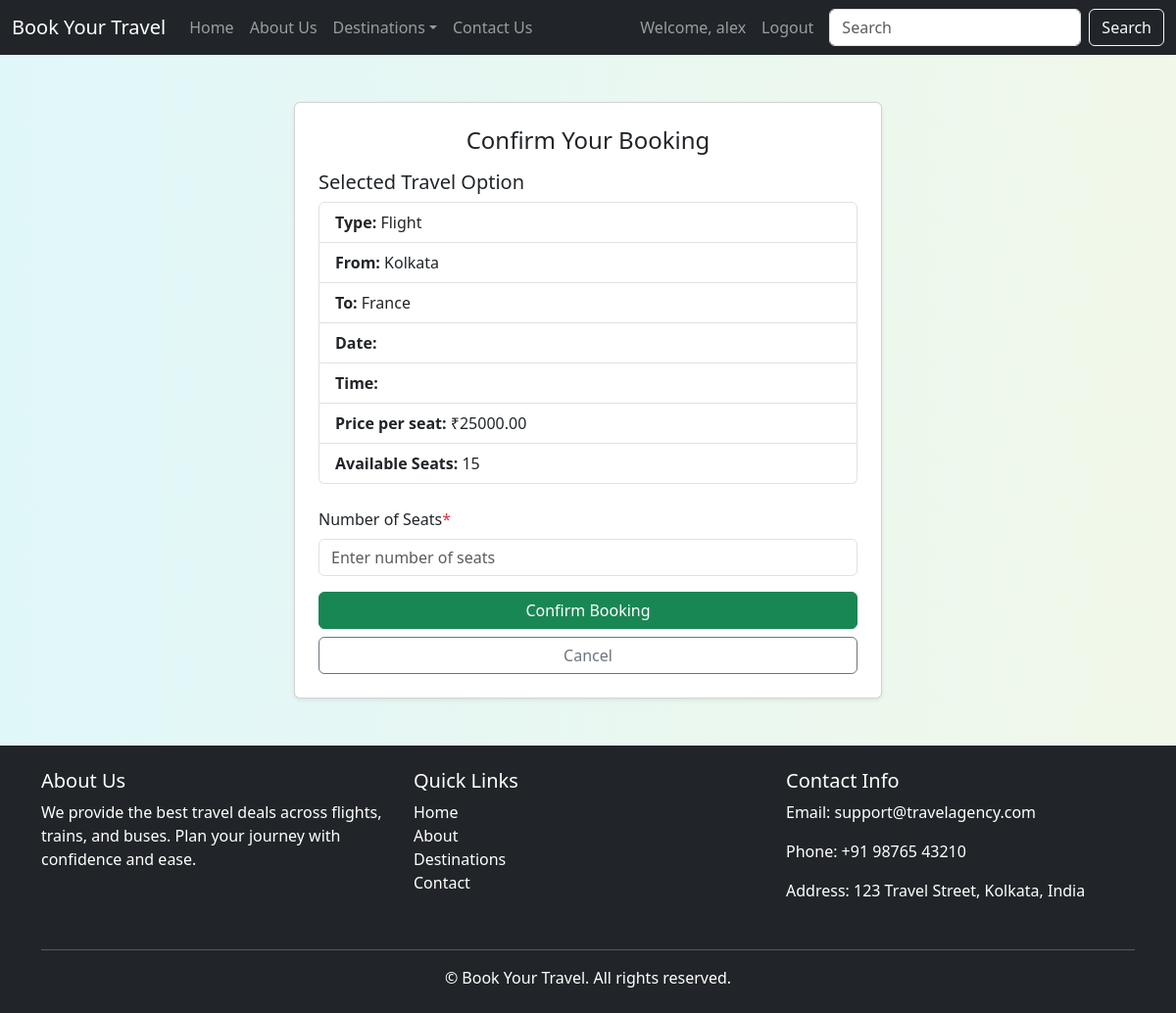
/book/1/ (signed in), run on the app's committed database.
### booking/models.py (models this page shows, shortened)
class TravelOption(models.Model):
    TRAVEL_TYPES = [
        ('Flight', 'Flight'),
        ('Train', 'Train'),
        ('Bus', 'Bus'),
    ]
    travel_id = models.AutoField(primary_key=True)
    travel_type = models.CharField(max_length=10, choices=TRAVEL_TYPES)
    source = models.CharField(max_length=100)
    destination = models.CharField(max_length=100)
    datetime = models.DateTimeField()
    price = models.DecimalField(max_digits=10, decimal_places=2)
    available_seats = models.PositiveIntegerField()

### booking/views.py (the view)
# urls.py: path('book/<int:travel_id>/', views.book_travel_option, name='book_travel_option'),
@login_required
def book_travel_option(request, travel_id):
    travel_option = get_object_or_404(TravelOption, pk=travel_id)
    if request.method == 'POST':
        form = BookingForm(request.POST)
        if form.is_valid():
            booking = form.save(commit=False)
            booking.user = request.user
            booking.travel_option = travel_option
            booking.total_price = travel_option.price * booking.number_of_seats
            if booking.number_of_seats > travel_option.available_seats:
                form.add_error('number_of_seats', 'Not enough seats available.')
            else:
                booking.save()
                travel_option.available_seats -= booking.number_of_seats
                travel_option.save()
                return redirect('booking_success')
    else:
        form = BookingForm()
    return render(request, 'book_travel.html', {
        'form': form,
        'travel_option': travel_option
    })

### booking/forms.py
class BookingForm(forms.ModelForm):
    class Meta:
        model = Booking
        fields = ['number_of_seats']
    def __init__(self, *args, **kwargs):
        super(BookingForm, self).__init__(*args, **kwargs)
        self.fields['number_of_seats'].widget.attrs.update({
            'class': 'form-control',
            'placeholder': 'Enter number of seats'
        })

### templates/book_travel.html (shortened to what this page needs)
{% extends "base.html" %}
{% block body %}
<div class="container mt-5">
  <div class="card shadow-sm p-4" style="max-width: 600px; margin: auto;">
    <h4 class="mb-3 text-center">Confirm Your Booking</h4>
    <div class="mb-4">
      <h5>Selected Travel Option</h5>
      <ul class="list-group">
        <li class="list-group-item"><strong>Type:</strong> {{ travel_option.travel_type }}</li>
        <li class="list-group-item"><strong>From:</strong> {{ travel_option.source }}</li>
        <li class="list-group-item"><strong>To:</strong> {{ travel_option.destination }}</li>
        <li class="list-group-item"><strong>Date:</strong> {{ travel_option.departure_date }}</li>
        <li class="list-group-item"><strong>Time:</strong> {{ travel_option.departure_time }}</li>
        <li class="list-group-item"><strong>Price per seat:</strong> ₹{{ travel_option.price }}</li>
        <li class="list-group-item"><strong>Available Seats:</strong> {{ travel_option.available_seats }}</li>
      </ul>
    </div>
    <form method="POST">
      <div class="mb-3">
        <label for="id_number_of_seats" class="form-label">Number of Seats<span class="text-danger">*</span></label>
        {{ form.number_of_seats }}
      </div>
      <div class="d-grid gap-2">
        <button type="submit" class="btn btn-success">Confirm Booking</button>
        <a href="{% url 'list_travel_options' %}" class="btn btn-outline-secondary">Cancel</a>
      </div>
    </form>
  </div>
</div>
{% endblock %}

### templates/base.html (shortened to what this page needs)
{% load static %}
{% load tz %}
<!doctype html>
<html lang="en">
  <head>
    <link rel="stylesheet" href="{% static 'style.css' %}">
    <link href="https://cdn.jsdelivr.net/npm/bootstrap@5.3.7/dist/css/bootstrap.min.css" rel="stylesheet">
  </head>
  <body>
    <nav class="navbar navbar-expand-lg navbar-dark bg-dark">
      <div class="container-fluid">
        <a class="navbar-brand" href="/">Book Your Travel</a>
        <div class="collapse navbar-collapse" id="navbarContent">
          <ul class="navbar-nav me-auto mb-2 mb-lg-0">
            <li class="nav-item"><a class="nav-link" href="/">Home</a></li>
            <li class="nav-item"><a class="nav-link" href="/about">About Us</a></li>
            <li class="nav-item dropdown">
              <a class="nav-link dropdown-toggle" href="#" role="button" data-bs-toggle="dropdown" aria-expanded="false">Destinations</a>
            </li>
            <li class="nav-item"><a class="nav-link" href="/contact">Contact Us</a></li>
          </ul>
          <ul class="navbar-nav mb-2 mb-lg-0">
            {% if user.is_authenticated %}
              <li class="nav-item"><a class="nav-link" href="/profile">Welcome, {{ user.username }}</a></li>
              <li class="nav-item"><a class="nav-link" href="/logout">Logout</a></li>
            {% else %}
              <li class="nav-item"><a class="nav-link" href="/login">Login</a></li>
              <li class="nav-item"><a class="nav-link" href="/register">Register</a></li>
            {% endif %}
          </ul>
          <form class="d-flex ms-2" role="search">
            <input class="form-control me-2" type="search" placeholder="Search" aria-label="Search">
            <button class="btn btn-outline-light" type="submit">Search</button>
          </form>
        </div>
      </div>
    </nav>
    <div class="container my-5">
      {% block body %}{% endblock body %}
    </div>
<footer class="bg-dark text-white mt-auto">
    <div class="container py-4">
      <div class="row">
        <div class="col-md-4 mb-3">
          <h5>About Us</h5>
          <p>We provide the best travel deals across flights, trains, and buses. Plan your journey with confidence and ease.</p>
        </div>
        <div class="col-md-4 mb-3">
          <h5>Quick Links</h5>
          <ul class="list-unstyled">
            <li><a href="/" class="text-white text-decoration-none">Home</a></li>
            <li><a href="/about" class="text-white text-decoration-none">About</a></li>
            <li><a href="/destinations" class="text-white text-decoration-none">Destinations</a></li>
            <li><a href="/contact" class="text-white text-decoration-none">Contact</a></li>
          </ul>
        </div>
        <div class="col-md-4 mb-3">
          <h5>Contact Info</h5>
          <p>Email: support@travelagency.com</p>
          <p>Phone: +91 98765 43210</p>
          <p>Address: 123 Travel Street, Kolkata, India</p>
        </div>
      </div>
      <hr class="border-light">
      <div class="text-center">
        &copy; {{ now|date:"Y" }} Book Your Travel. All rights reserved.
      </div>
    </div>
  </footer>
  </body>
</html>

### static/style.css (style rules this page uses)
body { background: linear-gradient(to right, #e0f7fa, #f1f8e9); min-height: 100vh; margin: 0; padding: 0; }

### data on the page
TravelOption: travel_type "Flight", source "Kolkata", destination "France", price "25000.00", available_seats "15"

### other printed values
{{ user.username }} "alex"
